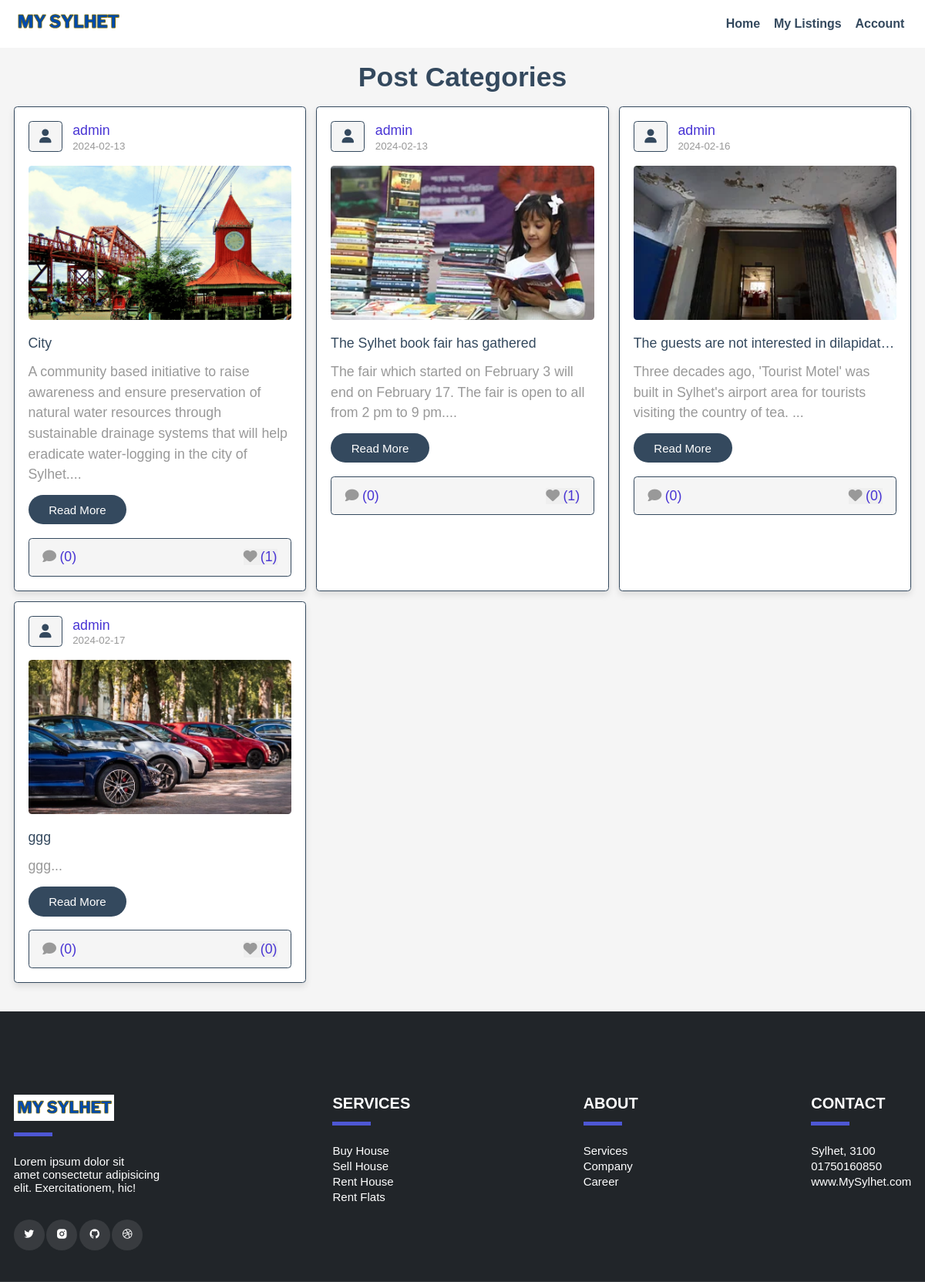
The app's page /information/category.php?category=City Corporation with its own data.
### tables this page shows
CREATE TABLE `posts` (
  `id` int(100) NOT NULL,
  `admin_id` int(100) NOT NULL,
  `name` varchar(100) NOT NULL,
  `title` varchar(100) NOT NULL,
  `content` varchar(10000) NOT NULL,
  `category` varchar(50) NOT NULL,
  `image` varchar(100) NOT NULL,
  `date` date NOT NULL DEFAULT current_timestamp(),
  `status` varchar(10) NOT NULL
);

### information/category.php (the view, shortened to what this page needs)
<?php
include 'components/connect.php';
if (isset($_SESSION['user_id'])) {
   $user_id = $_SESSION['user_id'];
} else {
   $user_id = '';
};
if (isset($_GET['category'])) {
   $category = $_GET['category'];
} else {
   $category = '';
}
?>
<!DOCTYPE html>
<html lang="en">
<head>
    <link rel="stylesheet" href="https://cdnjs.cloudflare.com/ajax/libs/font-awesome/6.1.1/css/all.min.css">
    <link rel="stylesheet" href="css/style.css">
</head>
<body>
    <?php include 'components/user_header.php'; ?>
    <section class="posts-container">
        <h1 class="heading">post categories</h1>
        <div class="box-container">
            <?php
         $select_posts = $conn->prepare("SELECT * FROM `posts` WHERE category = ? and status = ?");
         $select_posts->execute([$category, 'active']);
         if ($select_posts->rowCount() > 0) {
            while ($fetch_posts = $select_posts->fetch(PDO::FETCH_ASSOC)) {
               $post_id = $fetch_posts['id'];
               $count_post_comments = $conn->prepare("SELECT * FROM `comments` WHERE post_id = ?");
               $count_post_comments->execute([$post_id]);
               $total_post_comments = $count_post_comments->rowCount();
               $count_post_likes = $conn->prepare("SELECT * FROM `likes` WHERE post_id = ?");
               $count_post_likes->execute([$post_id]);
               $total_post_likes = $count_post_likes->rowCount();
               $confirm_likes = $conn->prepare("SELECT * FROM `likes` WHERE user_id = ? AND post_id = ?");
               $confirm_likes->execute([$user_id, $post_id]);
         ?>
            <form class="box" method="post">
                <div class="post-admin">
                    <i class="fas fa-user"></i>
                    <div>
                        <a href="author_posts.php?author=<?= $fetch_posts['name']; ?>"><?= $fetch_posts['name']; ?></a>
                        <div><?= $fetch_posts['date']; ?></div>
                    </div>
                </div>
                <?php
                  if ($fetch_posts['image'] != '') {
                  ?>
                <img src="uploaded_img/<?= $fetch_posts['image']; ?>" class="post-image" alt="">
                <?php
                  }
                  ?>
                <div class="post-title"><?= $fetch_posts['title']; ?></div>
                <div class="post-content content-150"><?= $fetch_posts['content']; ?></div>
                <a href="view_post.php?post_id=<?= $post_id; ?>" class="inline-btn">read more</a>
                <div class="icons">
                    <a href="view_post.php?post_id=<?= $post_id; ?>"><i
                            class="fas fa-comment"></i><span>(<?= $total_post_comments; ?>)</span></a>
                    <button type="submit" name="like_post"><i class="fas fa-heart"
                            style="<?php if ($confirm_likes->rowCount() > 0) {
                                                                                                echo 'color:var(--red);';
                                                                                             } ?>  "></i><span>(<?= $total_post_likes; ?>)</span></button>
                </div>
            </form>
            <?php
            }
         } else {
            echo '<p class="empty">no posts found for this category!</p>';
         }
         ?>
        </div>
    </section>
    <?php include 'components/footer.php'; ?>
</body>
</html>

### information/css/style.css (style rules this page uses)
:root { --main-color: #4834d4; --red: #e74c3c; --orange: #f39c12; --black: #34495e; --white: #fff; --light-bg: #f5f5f5; --light-color: #999; --border: 0.2rem solid var(--black); --box-shadow: 0 0.5rem 1rem rgba(0, 0, 0, 0.1); --c-brand: #4e57d4; --c-brand-light: #6970dd; --c-dark: #212529; }
* { font-family: Arial, Helvetica, sans-serif; margin: 0; padding: 0; box-sizing: border-box; outline: none; border: none; text-decoration: none; }
html { font-size: 55.5%; overflow-x: hidden; }
body { background-color: var(--light-bg); }
section { padding: 2rem; margin: 0 auto; max-width: 1200px; }
.btn, .delete-btn, .option-btn, .inline-btn, .inline-option-btn, .inline-delete-btn { margin-top: 1rem; border-radius: 3.5rem; cursor: pointer; font-size: 1.7rem; color: var(--white); padding: 1.2rem 3rem; text-transform: capitalize; text-align: center; }
.inline-btn, .inline-option-btn, .inline-delete-btn { display: inline-block; margin-right: 1rem; }
.inline-btn, .btn { background-color: var(--black); }
.heading { margin-bottom: 2rem; text-align: center; font-size: 4rem; color: var(--black); text-transform: capitalize; }
.posts-container .box-container { display: grid; grid-template-columns: repeat(auto-fit, minmax(33rem, 1fr)); gap: 1.5rem; align-items: stretch; justify-content: center; }
.posts-container .box-container .box { border: var(--border); box-shadow: var(--box-shadow); border-radius: 0.5rem; background-color: var(--white); padding: 2rem; overflow: hidden; }
.posts-container .box-container .box .post-admin { display: flex; align-items: center; gap: 1.5rem; margin-bottom: 2rem; }
.posts-container .box-container .box .post-admin i { text-align: center; height: 4.5rem; width: 5rem; line-height: 4.2rem; font-size: 2rem; border: var(--border); border-radius: 0.5rem; background-color: var(--light-bg); color: var(--black); }
.posts-container .box-container .box .post-admin a { font-size: 2rem; color: var(--main-color); }
.posts-container .box-container .box .post-admin div { font-size: 1.5rem; margin-top: 0.2rem; color: var(--light-color); }
.posts-container .box-container .box .post-image { width: 100%; height: 200px; object-fit: cover; border-radius: 0.5rem; margin-bottom: 2rem; }
.posts-container .box-container .box .post-title { font-size: 2rem; color: var(--black); overflow: hidden; text-overflow: ellipsis; white-space: nowrap; margin-bottom: 1rem; }
.posts-container .box-container .box .post-content { font-size: 2rem; line-height: 1.5; padding: 0.5rem 0; color: var(--light-color); white-space: pre-line; }
.posts-container .box-container .box .post-content::after { content: "..."; }
.posts-container .box-container .box .icons { display: flex; align-items: center; justify-content: space-between; gap: 1rem; background-color: var(--light-bg); border-radius: 0.5rem; padding: 1.5rem 2rem; border: var(--border); margin-top: 2rem; }
.posts-container .box-container .box .icons button { cursor: pointer; }
.posts-container .box-container .box .icons i { margin-right: 0.5rem; font-size: 2rem; color: var(--light-color); }
.posts-container .box-container .box .icons span { font-size: 2rem; color: var(--main-color); }

### records on screen
posts: name "admin", date "2024-02-13", image (picture), title "City", content "A community based initiative to raise awareness and ensure preservation of natural water resources through sustainable drainage systems that will help eradicate water-logging in the city of Sylhet.", total_post_comments "0", total_post_likes "1"
posts: name "admin", date "2024-02-13", image (picture), title "The Sylhet book fair has gathered", content "The fair which started on February 3 will end on February 17. The fair is open to all from 2 pm to 9 pm.", total_post_comments "0", total_post_likes "1"
posts: name "admin", date "2024-02-16", image (picture), title "The guests are not interested in dilapidat…", content "Three decades ago, 'Tourist Motel' was built in Sylhet's airport area for tourists visiting the country of tea.", total_post_comments "0", total_post_likes "0"
posts: name "admin", date "2024-02-17", image (picture), title "ggg", content "ggg", total_post_comments "0", total_post_likes "0"
